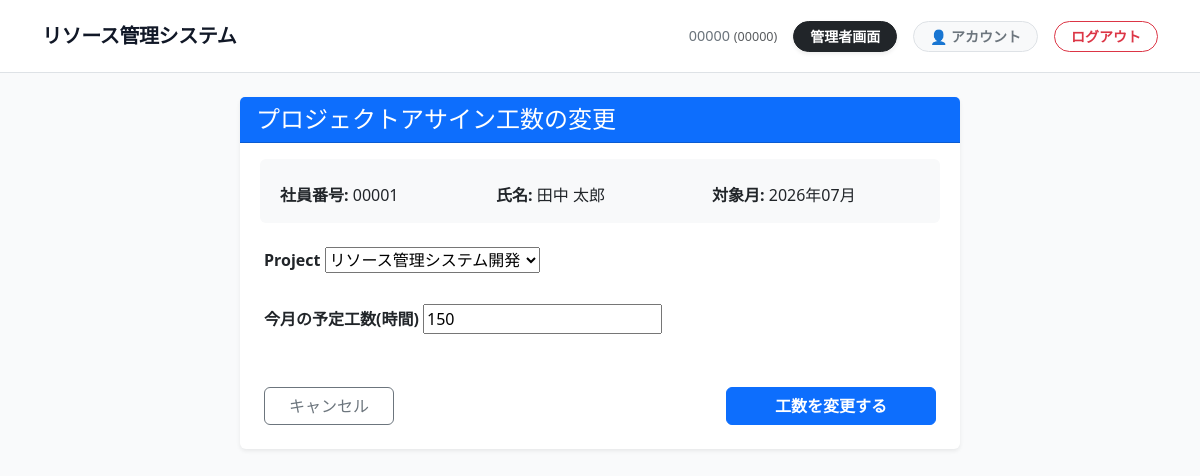
Screenshot of /admin-panel/efforts/1/edit/ (signed in) with the database file from the repository.
### core/models.py (models this page shows, shortened)
class User(AbstractUser):
    ROLE_CHOICES = (
        ('ADMIN', 'Administrator'),
        ('EMPLOYEE', 'Employee'),
    )
    username = None
    employee_number_validator = RegexValidator(
        regex=r'^\d{5}$',
        message="社員番号は5桁の半角数字で入力してください。"
    )
    employee_number = models.CharField(
        max_length=5,
        unique=True,
        validators=[employee_number_validator],
        verbose_name="社員番号"
    )
    role = models.CharField(max_length=10, choices=ROLE_CHOICES, default='EMPLOYEE')
    last_name = models.CharField(verbose_name="姓", max_length=30, blank=True, default="")
    first_name = models.CharField(verbose_name="名", max_length=30, blank=True, default="")
    USERNAME_FIELD = 'employee_number'
    REQUIRED_FIELDS = []
    objects = CustomUserManager()
    def get_full_name(self):
        full_name = f"{self.last_name} {self.first_name}".strip()
        if full_name:
            return full_name
        return self.employee_number

class TaskEffort(models.Model):
    user = models.ForeignKey(User, on_delete=models.CASCADE, related_name='task_efforts')
    project = models.ForeignKey(Project, on_delete=models.CASCADE)
    target_month = models.DateField(verbose_name="対象月")
    allocated_hours = models.PositiveIntegerField(verbose_name="今月の予定工数(時間)")
    class Meta:
        unique_together = ('user', 'project', 'target_month')

### core/views/admin_views.py (the view, shortened to what this page needs)
# urls.py: path('efforts/<int:pk>/edit/', admin_views.AdminTaskEffortUpdateView.as_view(), name='admin_effort_edit'),
class AdminTaskEffortUpdateView(LoginRequiredMixin, AdminRequiredMixin, UpdateView):
    model = TaskEffort
    fields = ('project', 'allocated_hours')
    template_name = 'core/admin/task_effort_form.html'
    def get_context_data(self, **kwargs):
        context = super().get_context_data(**kwargs)
        context['target_user'] = self.object.user
        context['year_month_str'] = self.object.target_month.strftime('%Y-%m')
        return context

### core/context_processors.py (called while the page is built)
def user_roles(request):
    is_admin = False
    if request.user.is_authenticated:
        is_admin = request.user.is_superuser or request.user.role == 'ADMIN'
    return {
        'is_admin': is_admin,
    }

### core/models.py (called while the page is built)
    def __str__(self):
        return self.name

### core/views/admin_views.py (called while the page is built)
    def test_func(self):
        user = self.request.user
        return user.is_superuser or user.role == 'ADMIN'

### templates/core/admin/task_effort_form.html (shortened to what this page needs)
{% extends "base.html" %}
{% block content %}
<div class="container mt-4">
    <div class="row justify-content-center">
        <div class="col-md-8">
            <div class="card shadow-sm border-0">
                {% if form.instance.pk %}
                <div class="card-header bg-primary text-white">
                    <h4 class="mb-0">プロジェクトアサイン工数の変更</h4>
                </div>
                {% else %}
                <div class="card-header bg-success text-white">
                    <h4 class="mb-0">プロジェクトへの新規アサイン</h4>
                </div>
                {% endif %}
                <div class="card-body p-4">
                    <div class="mb-4 bg-light p-3 rounded row g-2">
                        <div class="col-sm-4"><strong>社員番号:</strong> {{ form.instance.user.employee_number|default:target_user.employee_number }}</div>
                        <div class="col-sm-4"><strong>氏名:</strong> {{ form.instance.user.get_full_name|default:target_user.get_full_name }}</div>
                        <div class="col-sm-4"><strong>対象月:</strong> {% if form.instance.target_month %}{{ form.instance.target_month|date:"Y年m月" }}{% else %}{{ year_month_str }}{% endif %}</div>
                    </div>
                    <form method="post">
                        {% for field in form %}
                            <div class="mb-4">
                                <label class="form-label fw-bold">{{ field.label }}</label>
                                {{ field }}
                            </div>
                        {% endfor %}
                        <div class="d-flex justify-content-between mt-5">
                            {% if form.instance.pk %}
                                <a href="{% url 'admin_resource_management' %}?month={{ form.instance.target_month|date:'Y-m' }}" class="btn btn-outline-secondary px-4">キャンセル</a>
                            {% else %}
                                <a href="{% url 'admin_resource_management' %}?month={{ year_month_str }}" class="btn btn-outline-secondary px-4">キャンセル</a>
                            {% endif %}
                            {% if form.instance.pk %}
                                <button type="submit" class="btn btn-primary px-5 fw-bold">工数を変更する</button>
                            {% else %}
                                <button type="submit" class="btn btn-success px-5 fw-bold">新規割り当てを確定</button>
                            {% endif %}
                        </div>
                    </form>
                </div>
            </div>
        </div>
    </div>
</div>
{% endblock %}

### templates/base.html (shortened to what this page needs)
<!DOCTYPE html>
{% load static %}
<html lang="ja">
    <head>
        <link href="https://cdn.jsdelivr.net/npm/bootstrap@5.3.8/dist/css/bootstrap.min.css"
              rel="stylesheet">
        <link href="{% static 'css/app.css' %}" rel="stylesheet">
    </head>
    <body>
        {% block header %}
        <nav class="navbar navbar-expand-lg navbar-light bg-white border-bottom mb-4 py-3">
            <div class="container">
                <a class="navbar-brand fw-bold d-flex align-items-center" href="{% url 'dashboard_redirect' %}" style="color: #111827; letter-spacing: -0.02em;">
                    リソース管理システム
                </a>
                <div class="collapse navbar-collapse justify-content-end">
                    {% if user.is_authenticated %}
                    <ul class="navbar-nav align-items-center mb-0 gap-3">
                        <li class="nav-item text-secondary fw-medium" style="font-size: 0.9rem;">
                            {{ user.get_full_name }} <span class="text-muted small">({{ user.employee_number }})</span>
                        </li>
                        {% if user.is_superuser or user.role == 'ADMIN' %}
                        <li class="nav-item">
                            <a class="btn btn-sm btn-dark fw-semibold px-3 rounded-pill shadow-sm" href="{% url 'admin_dashboard' %}">
                                管理者画面
                            </a>
                        </li>
                        {% endif %}
                        <li class="nav-item">
                            <a class="btn btn-sm btn-light border text-secondary fw-semibold px-3 rounded-pill" href="{% url 'profile_edit' %}">
                                👤 アカウント
                            </a>
                        </li>
                        <li class="nav-item">
                            <form method="post" action="{% url 'logout' %}" class="m-0 d-inline">
                                <button type="submit" class="btn btn-sm btn-outline-danger fw-semibold px-3 rounded-pill">ログアウト</button>
                            </form>
                        </li>
                    </ul>
                    {% endif %}
                </div>
            </div>
        </nav>
        {% endblock %}
        <div class="container">
            {% block content %}{% endblock %}
        </div>
    </body>
</html>

### static/css/app.css (style rules this page uses)
body { background-color: #F9FAFB; }

### rows the page displays
User: get_full_name "00000", employee_number "00000"
TaskEffort: instance.user.employee_number "00001", instance.user.get_full_name "田中 太郎", instance.target_month "2026年07月", form "リソース管理システム開発" "150"

### other values shown
{{ field.label }} "Project" "今月の予定工数(時間)"
